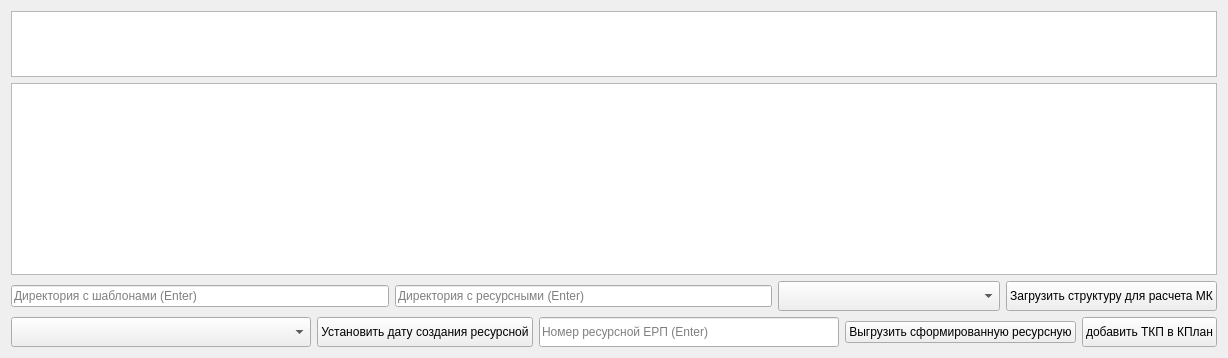
          <widget class="QWidget" name="tab_25">
           <attribute name="title">
            <string>ТКП</string>
           </attribute>
           <layout class="QVBoxLayout" name="verticalLayout_40">
            <item>
             <widget class="QTableWidget" name="tbL_tkp_list_filtr">
              <property name="maximumSize">
               <size>
                <width>16777215</width>
                <height>66</height>
               </size>
              </property>
             </widget>
            </item>
            <item>
             <widget class="QTableWidget" name="tbL_tkp_list"/>
            </item>
            <item>
             <layout class="QHBoxLayout" name="horizontalLayout_22">
              <item>
               <widget class="QLineEdit" name="le_tkp_dir_shablons">
                <property name="placeholderText">
                 <string>Директория с шаблонами (Enter)</string>
                </property>
               </widget>
              </item>
              <item>
               <widget class="QLineEdit" name="le_tkp_dir_res">
                <property name="placeholderText">
                 <string>Директория с ресурсными (Enter)</string>
                </property>
               </widget>
              </item>
              <item>
               <widget class="QComboBox" name="cmb_vid_izd">
                <property name="minimumSize">
                 <size>
                  <width>222</width>
                  <height>30</height>
                 </size>
                </property>
               </widget>
              </item>
              <item>
               <widget class="QPushButton" name="btn_tkp_load_strukt">
                <property name="minimumSize">
                 <size>
                  <width>0</width>
                  <height>30</height>
                 </size>
                </property>
                <property name="text">
                 <string>Загрузить структуру для расчета МК</string>
                </property>
               </widget>
              </item>
             </layout>
            </item>
            <item>
             <layout class="QHBoxLayout" name="horizontalLayout_21">
              <item>
               <widget class="QComboBox" name="cmb_tkp_otv_techn">
                <property name="minimumSize">
                 <size>
                  <width>300</width>
                  <height>30</height>
                 </size>
                </property>
               </widget>
              </item>
              <item>
               <widget class="QPushButton" name="btn_tkp_date_res">
                <property name="minimumSize">
                 <size>
                  <width>0</width>
                  <height>30</height>
                 </size>
                </property>
                <property name="text">
                 <string>Установить дату создания ресурсной</string>
                </property>
               </widget>
              </item>
              <item>
               <widget class="QLineEdit" name="le_tkp_name_res">
                <property name="minimumSize">
                 <size>
                  <width>300</width>
                  <height>30</height>
                 </size>
                </property>
                <property name="placeholderText">
                 <string>Номер ресурсной ЕРП (Enter)</string>
                </property>
               </widget>
              </item>
              <item>
               <widget class="QPushButton" name="btn_get_res_as_file">
                <property name="text">
                 <string>Выгрузить сформированную ресурсную</string>
                </property>
               </widget>
              </item>
              <item>
               <widget class="QPushButton" name="btn_tkp_add_to_plan">
                <property name="minimumSize">
                 <size>
                  <width>0</width>
                  <height>30</height>
                 </size>
                </property>
                <property name="text">
                 <string>добавить ТКП в КПлан</string>
                </property>
               </widget>
              </item>
             </layout>
            </item>
           </layout>
          </widget>
